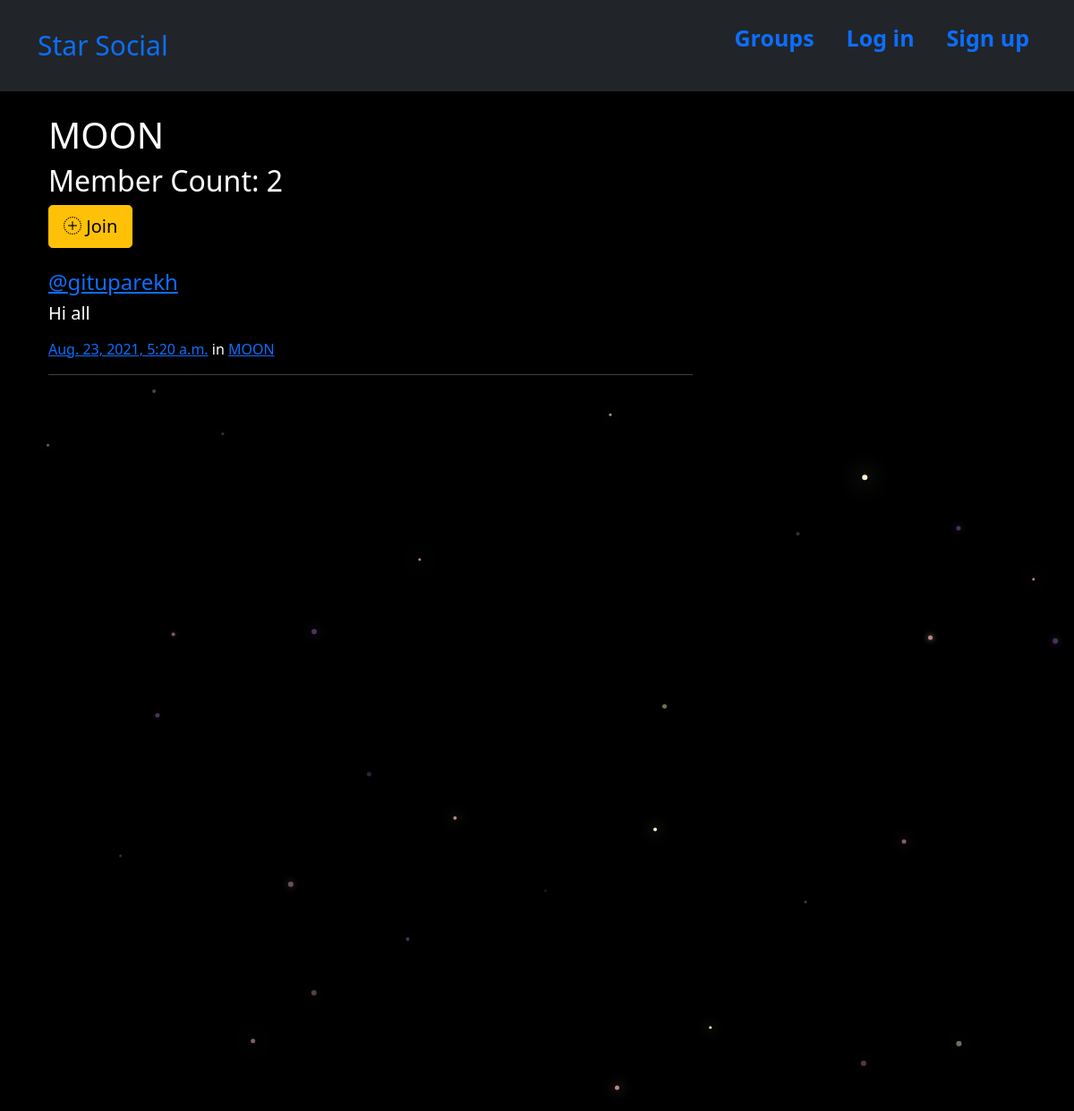
The page /groups/posts/in/moon/ on the database its author committed.
### groups/models.py (models this page shows, shortened)
class Group(models.Model):
    name=models.CharField(max_length=256,unique=True)
    slug=models.SlugField(allow_unicode=True,unique=True)
    description=models.TextField(blank=True,default='')
    description_html = models.TextField(blank=True, default='',editable=False)
    members=models.ManyToManyField(User,through='GroupMember')
    class Meta:
        ordering=['name']

### posts/models.py (models this page shows, shortened)
class Post(models.Model):
    user=models.ForeignKey(User,related_name='posts',on_delete=models.CASCADE)
    created_at=models.DateTimeField(auto_now=True)
    message=models.TextField()
    message_html=models.TextField(editable=False)
    group=models.ForeignKey(Group,related_name='posts',null=True,blank=True,on_delete=models.CASCADE)
    class Meta:
        ordering=['-created_at']
        unique_together=['user','message']

### groups/views.py (the view)
# urls.py: path("posts/in/<slug>/",views.SingleGroup.as_view(),name="single"),
class SingleGroup(generic.DetailView):
    model = Group

### groups/templates/groups/group_detail.html
{% extends "groups/group_base.html" %}
{% block pre_group %}
<div class="container">
    <h1>{{group.name}}</h1>
    <h2> Member Count: {{ group.members.count }}</h2>
    <div class="content">
        {% if user in group.members.all %}
        <a href="{% url 'groups:leave' slug=group.slug %}" class="btn btn-lg btn-warning"> <i
                class="bi bi-x-octagon"></i> Leave </a>
        {% else %}
        <a href="{% url 'groups:join' slug=group.slug %}" class="btn btn-lg btn-warning"><i
                class="bi bi-plus-circle-dotted"></i> Join</a>
        {% endif %}
    </div>
    <br>
</div>
{% endblock %}
{% block group_content %}
<div class="col-md-8">
    {% if group.posts.count == 0 %}
    <h2>No posts in this group yet!</h2>
    {% else %}
    {% for post in group.posts.all %}
    {% include "posts/_post.html" %}
    {% endfor %}
    {% endif %}
</div>
{% endblock %}

### posts/templates/posts/_post.html (shortened to what this page needs)
<div class="media">
    <h4 class="mr-5"><a href="{% url 'posts:for_user' username=post.user.username %}">@{{ post.user.username }}</a></h4>
    <div class="media-body">
        <h5>{{ post.message_html|safe }}</h5>
        <time class="time"><a href="{% url 'posts:single' username=post.user.username pk=post.pk %}">{{ post.created_at }}</a></time>
        {% if post.group %}
        <span class="group-name"> in <a href="#">{{ post.group.name }}</a></span>
        {% endif %}
        <hr>
    </div>
</div>

### static/starsocial/css/master.css (style rules this page uses)
body { margin: 0; overflow: hidden; background-color: black; color:white; }

### rows shown on the page
Group: name "MOON", members.count "2"
Post: user.username "gituparekh", message_html "Hi all", created_at "Aug. 23, 2021, 5:20 a.m.", group.name "MOON"
